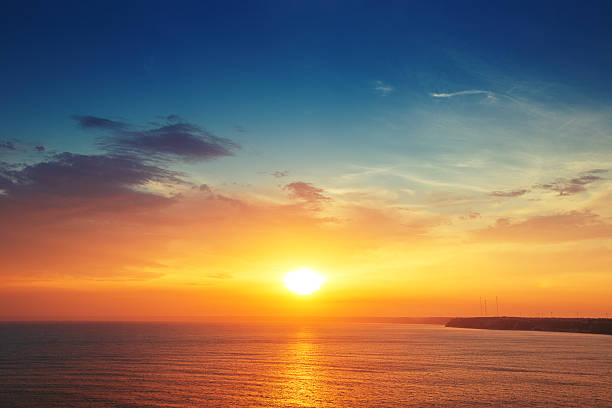
#> input picture final/images/sunset-2.jpg, 612 x 408 px, given in place of tree-dark.jpg, which was not available
$ python reinhard.py
#> lines starting #> are read from the running program, lines starting #| are printed output that depends on the picture; pictures that were not available may be replaced by others from this repository, and a replacement may not be noted
#> in main, src_img is the input picture: shape (408, 612, 3); mean B, G, R 95.4, 115, 135.7
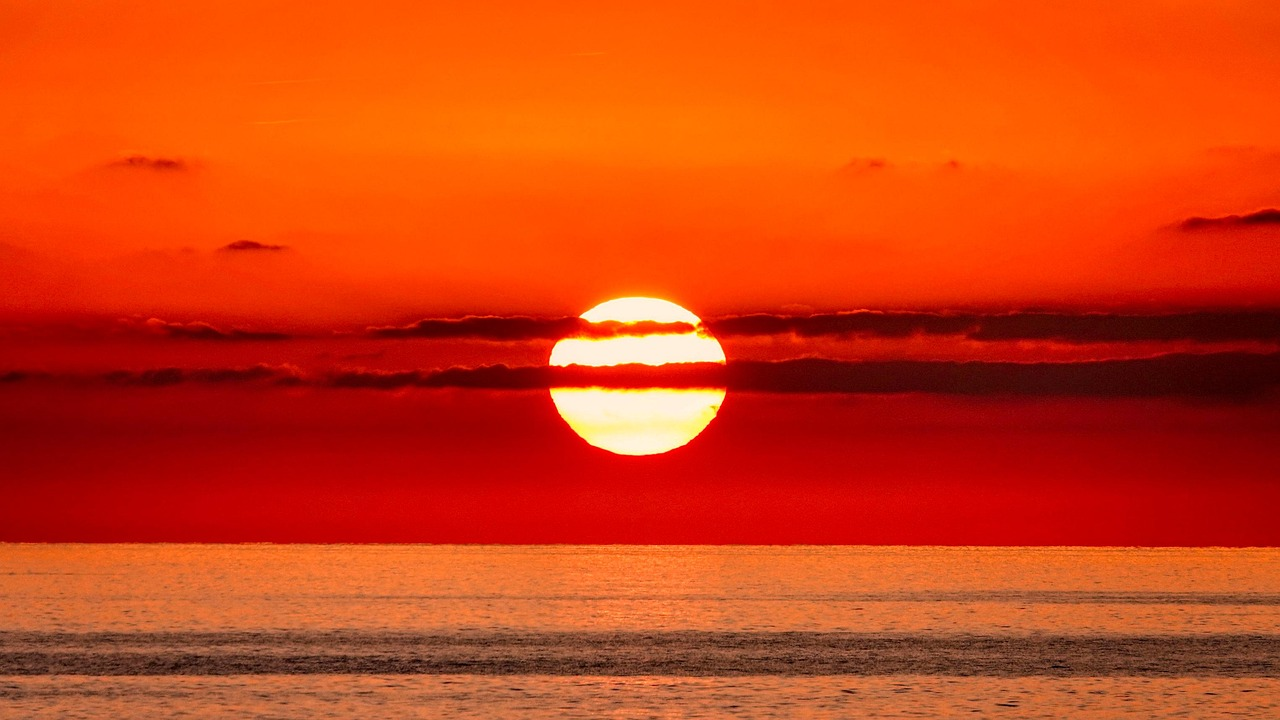
#> input picture final/images/sunset-1.jpg, 1280 x 720 px, given in place of tree-light.jpg, which was not available
#> in main, ref_img is the input picture: shape (720, 1280, 3); mean B, G, R 16.8, 62.2, 207.2
### final/src/utils.py
import cv2
import numpy as np
from numpy.typing import NDArray
from typing import Union
import time
from pathlib import Path
import os

ROOT_DIR = Path(__file__).resolve().parent.parent
OUT_DIR = os.path.join(ROOT_DIR, "output")

def init_cv2_window(window_name = "CV2 Window") -> str:
    '''Move cv2 window to a better position on screen. Returns the window name. '''
    cv2.namedWindow(window_name, cv2.WINDOW_AUTOSIZE)
    cv2.moveWindow(window_name, 200, 100)
    return window_name

def scale_hd(mat: NDArray) -> NDArray:
    '''Scale image to 1280 x 720 (HD).'''
    return scale_image(mat, min(720 / mat.shape[0], 1280 / mat.shape[1]))

# [4 lines left out: function scale_image, not called in this run]

def show_image(mat: NDArray, colormap = cv2.COLORMAP_BONE) -> NDArray:
    mat = mat.copy()
    if len(mat.shape) == 2: # grayscale
        if mat.dtype == np.bool_:
            mat = mat.astype(np.uint8)
        mat = cv2.normalize(mat, None, 0, 255, cv2.NORM_MINMAX).astype(np.uint8)
        mat = cv2.applyColorMap(mat, colormap)

    winname = init_cv2_window()
    cv2.imshow(winname, mat)
    cv2.waitKey(0)
    cv2.destroyWindow(winname)
    return mat

def normalize_to_uint8(mat: NDArray) -> NDArray:
    return cv2.normalize(mat, None, 0, 255, cv2.NORM_MINMAX).astype(np.uint8)

def bgr_to_grayscale(mat: NDArray) -> NDArray:
    return np.dot(mat[..., :3], [0.114, 0.587, 0.299])

# [63 lines left out: functions draw_circles, concat_images, random_color, to_white_bg, load_if_path, not called in this run]


class Timer:
    # [4 lines left out: function __init__, not called in this run]

    def start(self):
        self._start_time = self._lap_time = time.time()

    # [5 lines left out: function lap, not called in this run]

    def stop(self):
        return round(time.time() - self._start_time, self._decimal)


class Animator:
    def __init__(self, height, width, out = f"{OUT_DIR}/output.mp4", fps=30):
        fourcc = cv2.VideoWriter_fourcc(*'mp4v')
        self.video = cv2.VideoWriter(out, fourcc, fps, (width, height))

    def write(self, frame: NDArray):
        self.video.write(frame)

    def multi_write(self, frames: list[NDArray]):
        for img in frames:
            self.write(img)

    def release(self):
        self.video.release()

    def __del__(self):
        self.release()

### final/src/reinhard.py
import cv2
from tqdm import tqdm
from typing import Union

from utils import *
import matplotlib.pyplot as plt


# [17 lines left out: functions srgb_to_linear, linear_to_srgb, not called in this run]

M_rgb2xyz = np.array([
    [0.4124564, 0.3575761, 0.1804375],
    [0.2126729, 0.7151522, 0.0721750],
    [0.0193339, 0.1191920, 0.9503041]
])
M_xyz2lms = np.array([
    [0.4002, 0.7075, -0.0808],
    [-0.2263, 1.1653, 0.0457],
    [0.0000, 0.0000, 0.9182]
])
M_rgb2lms = np.dot(M_xyz2lms, M_rgb2xyz)
M_lms2rgb = np.linalg.inv(M_rgb2lms)

M_lms2lab = np.array([
    [ 1/np.sqrt(3),  1/np.sqrt(3),  1/np.sqrt(3)],
    [ 1/np.sqrt(6),  1/np.sqrt(6), -2/np.sqrt(6)],
    [ 1/np.sqrt(2), -1/np.sqrt(2),             0]
])
M_lab2lms = np.linalg.inv(M_lms2lab)

# [23 lines left out: functions bgr2lab, lab2bgr, not called in this run]

def image_stats(image):
    mean, std = cv2.meanStdDev(image)
    return mean.flatten(), std.flatten()

def color_transfer(src_img, ref_img):
    src_lab = cv2.cvtColor(src_img, cv2.COLOR_BGR2LAB).astype(np.float32)
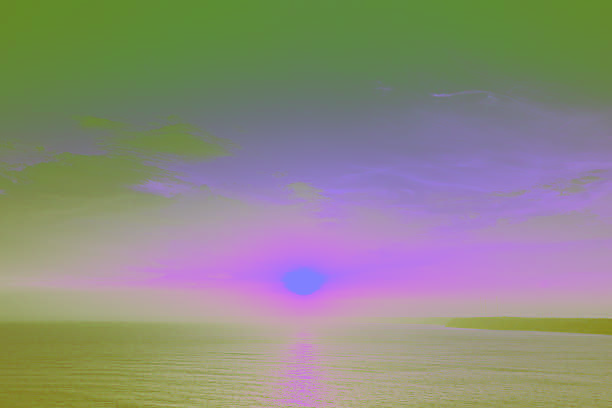
#> src_lab: shape (408, 612, 3) float32; mean B, G, R 129.2, 138.8, 141.2
    ref_lab = cv2.cvtColor(ref_img, cv2.COLOR_BGR2LAB).astype(np.float32)
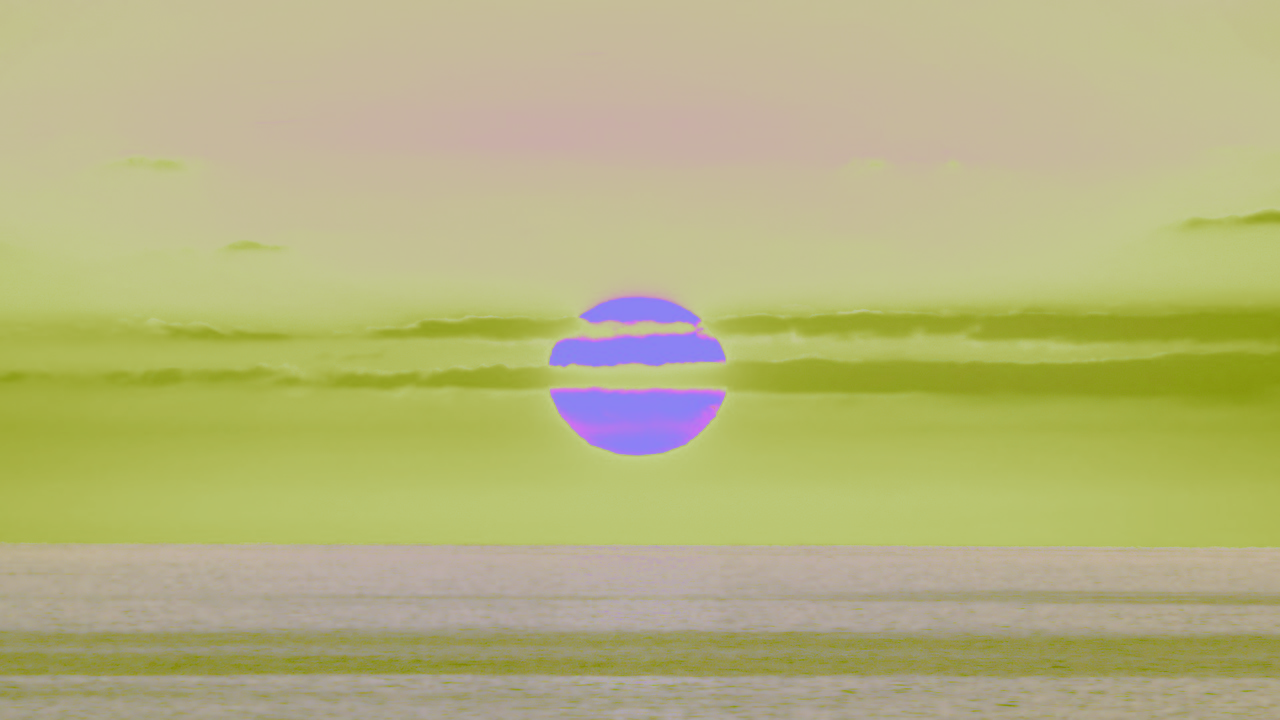
#> ref_lab: shape (720, 1280, 3) float32; mean B, G, R 125.6, 180, 181.6
    # src_lab = bgr2lab(src_img)
    # ref_lab = bgr2lab(ref_img)

    mean_src, std_src = image_stats(src_lab)
#> in image_stats, `mean, std = cv2.meanStdDev(image)`: mean = [129.2, 138.8, 141.2]; std = [55.85, 15.59, 35.41]
#> mean_src = [129.2, 138.8, 141.2]; std_src = [55.85, 15.59, 35.41]
    mean_ref, std_ref = image_stats(ref_lab)
#> mean_ref = [125.6, 180, 181.7]; std_ref = [38.96, 16.6, 16.76]

    result = (src_lab - mean_src) * (std_ref / std_src) + mean_ref
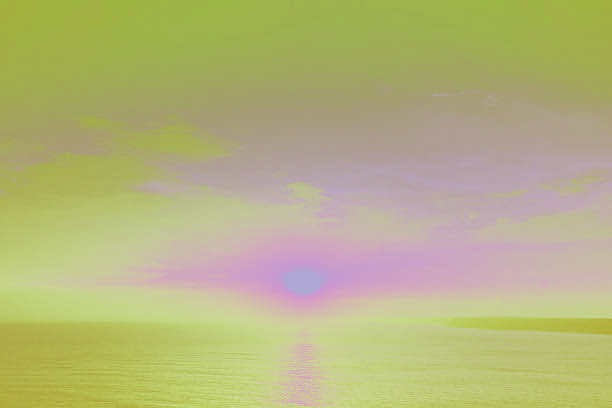
#> result: shape (408, 612, 3) float64; mean B, G, R 125.6, 180, 181.7

    return cv2.cvtColor(np.clip(result, 0, 255).astype(np.uint8), cv2.COLOR_LAB2BGR)
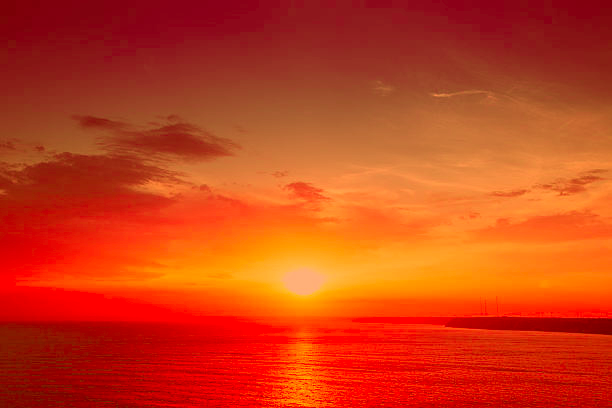
#> returned value: shape (408, 612, 3); mean B, G, R 23, 63, 201
    return lab2bgr(result)


# [108 lines left out: functions interpolate, color_transfer_sequence, color_correlation, plot_channel_correlation, not called in this run]


def main():
    IMG_DIR = f"{ROOT_DIR}/images"
    src_img = cv2.imread(f"{IMG_DIR}/tree-dark.jpg")
    ref_img = cv2.imread(f"{IMG_DIR}/tree-light.jpg")

    result_img = color_transfer(src_img, ref_img)

    show_image(result_img)
    cv2.imwrite("result.png", result_img)
    # cv2.imwrite(f"{OUT_DIR}/result.jpg", result_img)

if __name__ == '__main__':
    main()
    # color_transfer_sequence("images/shirakawa.jpg", "images/sunset-2.jpg")
    # color_correlation()
